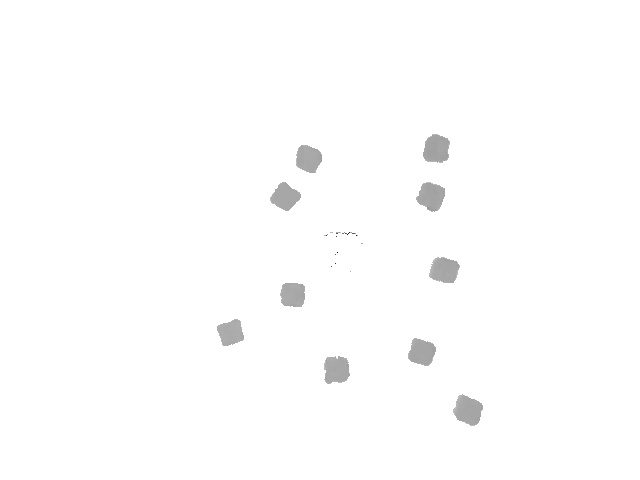
#> input picture src/screenShot_depth1.jpg, 640 x 480 px
$ python test_detection.py   (older library calls are emulated)
#> lines starting #> are read from the running program, lines starting #| are printed output that depends on the picture; after the words box and inside, x2 and y2 are one past the last pixel; in counts of white or black regions, pixels touching at a corner belong together
import cv2
import numpy as np

src_depth = cv2.imread('screenShot_depth1.jpg',cv2.IMREAD_GRAYSCALE)
#> src_depth is the input picture: shape (480, 640); min 7, max 255, mean 253.3
src_rgb_from_file = cv2.imread('screenShot_rgb1.jpg',cv2.IMREAD_COLOR)
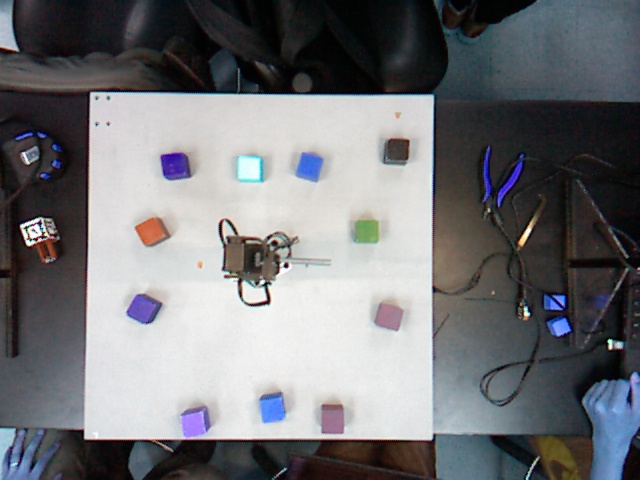
#> input picture src/screenShot_rgb1.jpg, 640 x 480 px
#> src_rgb_from_file is the input picture: shape (480, 640, 3); mean B, G, R 119.5, 116.2, 115.3
src_depth = (255-src_depth)
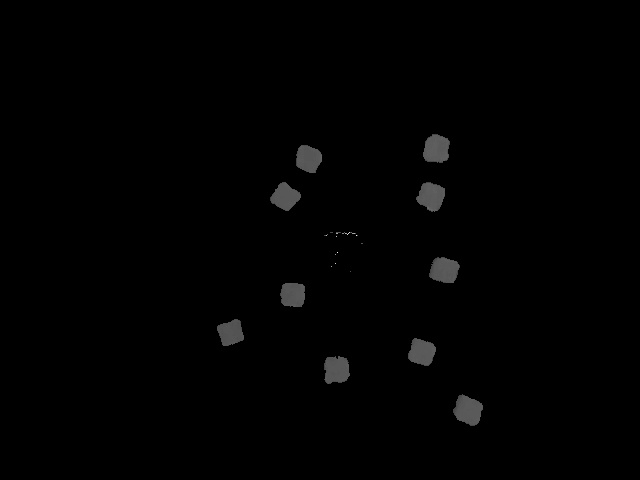
#> src_depth: shape (480, 640); min 0, max 248, mean 1.7

# [35 lines of commented-out code are left out]
kernelOpen = np.ones((5,5))
kernelClose = np.ones((15,15))
maskOpen = cv2.morphologyEx(src_depth,cv2.MORPH_OPEN,kernelOpen)
maskClose = cv2.morphologyEx(maskOpen,cv2.MORPH_CLOSE,kernelClose)
# cv2.imshow('mask_open', maskOpen)
# cv2.imshow('mask_close', maskClose)
maskFinal = maskClose
_,conts,_ = cv2.findContours(maskFinal,cv2.RETR_EXTERNAL,cv2.CHAIN_APPROX_NONE)
#> conts = 10 contours; largest, box (x1, y1, x2, y2) and area: (453, 395, 483, 426) 624, (423, 134, 449, 162) 576, (417, 182, 445, 211) 566, (430, 258, 459, 283) 566, (324, 357, 349, 384) 550
# cv2.drawContours(src_rgb_from_file,conts,-1,(0,255,0),3)

rows,cols = src_depth.shape
#> rows = 480; cols = 640
for i in range(len(conts)):
	x,y,w,h = cv2.boundingRect(conts[i])
	x = max(0,x-10)
	y = max(0,y-10)
	w = min(cols-x,w+30)
	h = min(rows-y,h+30)
	cv2.rectangle(maskFinal,(x,y),(x+w,y+h),(255,0,0),-1)
#> this loop made 10 passes
#> (x, y, w, h) on passes 1 to 10: (443, 385, 60, 61), (314, 347, 55, 57), (398, 329, 58, 57), (207, 309, 57, 57), (270, 273, 55, 54), (420, 248, 59, 55), (407, 172, 58, 59), (260, 172, 61, 59), (286, 135, 56, 58), (413, 124, 56, 58)
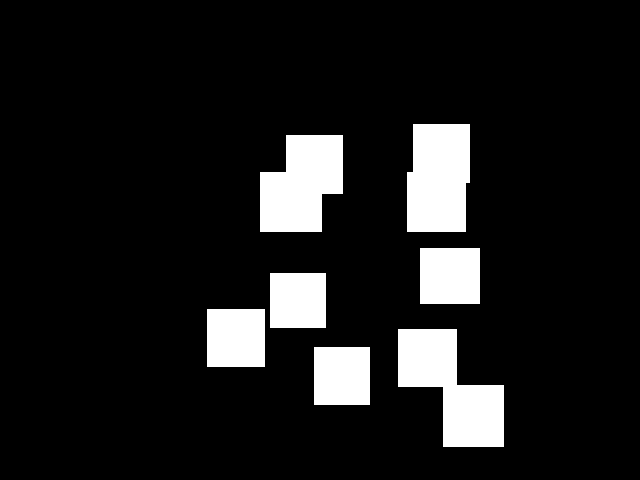
#> maskFinal: shape (480, 640); 10.7% white; 7 white regions, largest, box (x1, y1, x2, y2) and area: (398, 329, 504, 447) 7176, (407, 124, 470, 232) 6320, (260, 135, 343, 232) 6291
# cv2.imshow('masked_area',maskFinal)


_,bin_depth = cv2.threshold(maskFinal,1,255,cv2.THRESH_BINARY)
src_rgb = cv2.bitwise_and(src_rgb_from_file,src_rgb_from_file,mask=bin_depth)
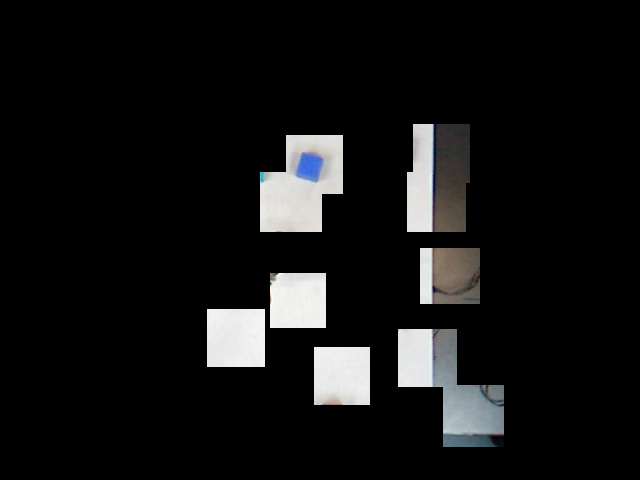
#> src_rgb: shape (480, 640, 3); mean B, G, R 19.3, 19.3, 19.2
cv2.imshow('masked_rst',src_rgb)
# src_hsv = cv2.cvtColor(src_rgb,cv2.COLOR_BGR2HSV)
# cv2.imshow('masked_hsv', src_hsv)
src_hsv = cv2.cvtColor(src_rgb,cv2.COLOR_BGR2HSV)
#> src_hsv: shape (480, 640, 3); mean H, S, V 5.3, 2.4, 19.9
hsv_boundaries = [([140, 50, 50],  [170, 255, 255])]		#orange 0 30
		  		  # ([30, 50, 50],    [60, 255, 255])]	#green  30 90
		  		  # ([94, 80, 2], 	[126, 255, 255]),	#blue   90 120
		  		  # ([103, 86, 65],   [145, 133, 128]),	#purple 120 140
		  		  # ([103, 86, 65],   [145, 133, 128]),	#pink
		  		  # ([103, 86, 65],   [145, 133, 128]),	#yellow
		  		  # ([103, 86, 65],   [145, 133, 128]),	#red 140 170
		  		  # ([103, 86, 65],   [145, 133, 128])]	#black
block_cts = np.array([])
block_cnt = 0
for (lower,upper) in hsv_boundaries:
	# create NumPy arrays from the boundaries
	lower = np.array(lower, dtype = "uint8")
	upper = np.array(upper, dtype = "uint8")
	kernelOpen = np.ones((4,4))
	kernelClose = np.ones((8,8))
	mask = cv2.inRange(src_hsv,lower,upper)
	cv2.imshow('mask',mask)
	maskOpen = cv2.morphologyEx(mask,cv2.MORPH_OPEN,kernelOpen)
	maskClose = cv2.morphologyEx(maskOpen,cv2.MORPH_CLOSE,kernelClose)
	# cv2.imshow('mask',mask_close)
	maskFinal = maskClose

	minArea = 350
	_,conts,_ = cv2.findContours(maskFinal,cv2.RETR_EXTERNAL,cv2.CHAIN_APPROX_NONE)
	for i in range(len(conts)):
		x,y,w,h = cv2.boundingRect(conts[i])
		if cv2.contourArea(conts[i])<minArea:
			block_cnt = block_cnt - 1
			continue
		cv2.drawContours(src_rgb,conts[i],-1,(0,255,0),3)
		block_cts = np.append(block_cts,[x+float(w)/2,y+float(h)/2])
	block_cnt = block_cnt + len(conts)
#> this loop made 1 pass
#> block_cnt on pass 1: 0
#> pass 1, `mask = cv2.inRange(src_hsv,lower,upper)`:
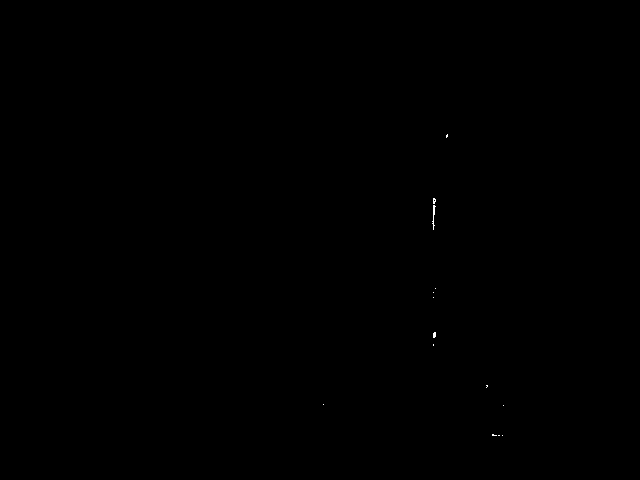
#> mask: shape (480, 640); 0.03% white in thin lines or dots, all inside (x1, y1, x2, y2) = (323, 134, 504, 436)
#> after the loop, block_cnt = 0

block_centers = block_cts.reshape(block_cnt,2)
#> block_centers = empty array
print(block_centers)
cv2.imshow('rst',src_rgb)
# hsv_boundaries = [([161, 155, 84],  [179, 255, 255]),		#red
# 				  ([25, 52, 72],    [102, 255, 255]),		#green
# 				  ([94, 80, 2], 	[126, 255, 255]),		#blue
# 				  ([103, 86, 65],  [145, 133, 128]),	#purple
# 				  ([103, 86, 65],  [145, 133, 128]),	#pink
# 				  ([103, 86, 65],  [145, 133, 128]),	#yellow
# 				  ([103, 86, 65],  [145, 133, 128]),	#orange
# 				  ([103, 86, 65],  [145, 133, 128])]	#black

# # for (lower,upper) in rgb_boundaries:
# # 	# create NumPy arrays from the boundaries
# # 	lower = np.array(lower, dtype = "uint8")
# # 	upper = np.array(upper, dtype = "uint8")

# # 	# find the colors within the specified boundaries and apply
# # 	# the mask
# # 	mask = cv2.inRange(image, lower, upper)
# # 	output = cv2.bitwise_and(image, image, mask = mask)

# # create NumPy arrays from the boundaries
# lower = np.array([90, 60, 2], dtype = "uint8")
# upper = np.array([130, 255, 255], dtype = "uint8")

# # find the colors within the specified boundaries and apply
# # the mask
# mask = cv2.inRange(src_hsv, lower, upper)
# output = cv2.bitwise_and(src_hsv, src_hsv, mask = mask)
# output_rgb = cv2.cvtColor(output,cv2.COLOR_HSV2BGR)
# blur_gray = cv2.cvtColor(output_rgb,cv2.COLOR_BGR2GRAY)

# # cv2.imshow('bin',bin_depth)
# # cv2.imshow('rst',rst)
# # cv2.imshow('blur2',blur2_depth)


# blur_gray = cv2.medianBlur(blur_gray,3)
# # _,blur_bin = cv2.threshold(blur_gray,1,255,cv2.THRESH_BINARY)
# cv2.imshow('output',output_rgb)
# cv2.imshow('blur_gray',blur_gray)
# cv2.imshow('blur_bin',blur_bin)
# kernel = np.array([[-1,-1,-1,-1], [-1,5,5,-1], [-1,5,5,-1], [-1,-1,-1,-1]])
# sharpened_depth = cv2.filter2D(blur_depth, -1, kernel)
# cv2.imshow('sharpened',sharpened_depth)


# Setup SimpleBlobDetector parameters.
# params = cv2.SimpleBlobDetector_Params()
# # # Change thresholds
# params.minThreshold = 0
# params.maxThreshold = 255
# # Filter by Area.
# params.filterByArea = True
# params.minArea = 200
# params.maxArea = 900
# # Filter by Circularity
# params.filterByCircularity = False
# params.minCircularity = 0.55
# params.maxCircularity = 0.9
# # # Filter by Convexity
# params.filterByConvexity = False
# # params.minConvexity = 0.87
# # Filter by Inertia
# params.filterByInertia = False
# params.minInertiaRatio = 0.4

# # Create a detector with the parameters
# ver = (cv2.__version__).split('.')
# if int(ver[0]) < 3 :
# 	detector = cv2.SimpleBlobDetector(params)
# else :
# 	detector = cv2.SimpleBlobDetector_create(params)

# # Detect blobs.
# keypoints = detector.detect(blur_gray)
# cnt = 0
# centers = []
# for point in keypoints:
# 	centers = np.append(centers,[point.pt[0],point.pt[1]])
# 	cnt = cnt + 1
# print cnt
# # print centers
# # centers = centers.reshape(cnt,2).astype(int)
# # print type(centers[0][0])
# # print centers.size
# # # contours = np.array([])
# # # print type(contours)
# # # for point in keypoints:
# # # 	contours = np.append(contours,np.array([point.pt[0],point.pt[1]]))

# # # print contours
# # # print contours.shape

# # Draw detected blobs as red circles.
# # cv2.DRAW_MATCHES_FLAGS_DRAW_RICH_KEYPOINTS ensures
# # the size of the circle corresponds to the size of blob

# rst = cv2.drawKeypoints(blur_gray, keypoints, np.array([]), (0,255,0), cv2.DRAW_MATCHES_FLAGS_DRAW_RICH_KEYPOINTS)

# ret, thresh = cv2.threshold(blur_depth, 20, 255, 0)
# thresh = (255-thresh)
# # cv2.imshow('thresh',thresh)
# _,contours,_ = cv2.findContours(thresh, cv2.RETR_TREE, cv2.CHAIN_APPROX_SIMPLE)
# print type(contours)
# print contours
# for contour in contours:
# 	cv2.drawContours(src_depth,contour,-1,(0,255,0),3)

# cv2.imshow('depth',src_depth)
# # cv2.imshow('rgb',src_rgb)
# cv2.imshow('rst',rst)
cv2.waitKey(0)
cv2.destroyAllWindows()
